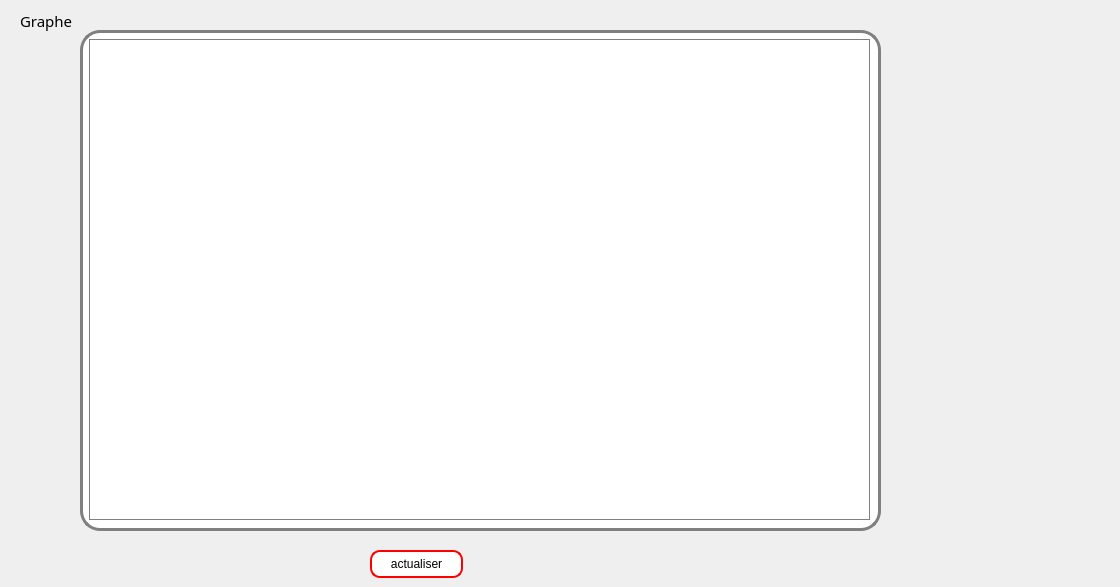
       <widget class="QWidget" name="tab_8">
        <attribute name="title">
         <string>graphe</string>
        </attribute>
        <widget class="QFrame" name="frame_6">
         <property name="geometry">
          <rect>
           <x>80</x>
           <y>30</y>
           <width>801</width>
           <height>501</height>
          </rect>
         </property>
         <property name="styleSheet">
          <string notr="true">background-color: rgb(255, 255, 255);
font: 30pt &quot;Impact&quot;;
color: rgb(255, 0, 4);


border: 3px solid gray;
border-radius: 20px;
background: white;</string>
         </property>
         <property name="frameShape">
          <enum>QFrame::StyledPanel</enum>
         </property>
         <property name="frameShadow">
          <enum>QFrame::Raised</enum>
         </property>
         <widget class="QFrame" name="graphe1">
          <property name="geometry">
           <rect>
            <x>9</x>
            <y>9</y>
            <width>781</width>
            <height>481</height>
           </rect>
          </property>
          <property name="styleSheet">
           <string notr="true">background-color: rgb(255, 255, 255);
font: 30pt &quot;Impact&quot;;
color: rgb(255, 0, 4);


border: 1px solid gray;
border-radius: 0px;
background: white;</string>
          </property>
          <layout class="QHBoxLayout" name="horizontalLayout">
           <item>
            <layout class="QHBoxLayout" name="graphe"/>
           </item>
          </layout>
         </widget>
        </widget>
        <widget class="QFrame" name="frame_7">
         <property name="geometry">
          <rect>
           <x>930</x>
           <y>200</y>
           <width>181</width>
           <height>161</height>
          </rect>
         </property>
         <property name="styleSheet">
          <string notr="true">image: url(:/ressources/icons8-statistiques-100.png);

border:0px solid red;
</string>
         </property>
         <property name="frameShape">
          <enum>QFrame::StyledPanel</enum>
         </property>
         <property name="frameShadow">
          <enum>QFrame::Raised</enum>
         </property>
        </widget>
        <widget class="QLabel" name="label_10">
         <property name="geometry">
          <rect>
           <x>20</x>
           <y>10</y>
           <width>161</width>
           <height>21</height>
          </rect>
         </property>
         <property name="font">
          <font>
           <family>Arial Rounded MT Bold</family>
           <pointsize>11</pointsize>
           <weight>50</weight>
           <italic>false</italic>
           <bold>false</bold>
          </font>
         </property>
         <property name="styleSheet">
          <string notr="true">font: 11pt &quot;Arial Rounded MT Bold&quot;;
border:0px solid red;
</string>
         </property>
         <property name="text">
          <string>Graphe</string>
         </property>
        </widget>
        <widget class="QPushButton" name="graphebouton">
         <property name="geometry">
          <rect>
           <x>370</x>
           <y>550</y>
           <width>93</width>
           <height>28</height>
          </rect>
         </property>
         <property name="styleSheet">
          <string notr="true">QPushButton {
background-color: rgb(255, 255, 255);
color: rgb(0, 0, 0);
border-radius: 10px;
/*border-width: 3px;*/
   /* border-color: #E80F88;
    border-style: solid;*/
border: 2px solid red;
   /* border-radius: 10;*/
   /* padding: 4px;*/
    font-size: 12px;
    padding-left: 5px;
    padding-right: 5px;

}


QPushButton:hover {
background-color: qlineargradient(spread:pad, x1:0, y1:0, x2:0, y2:1, stop:0 rgb(200, 200, 255), stop:1 rgb(200, 200, 255));
color: rgb(255, 255, 255);
 border-color: #AF0171;
}</string>
         </property>
         <property name="text">
          <string>actualiser</string>
         </property>
        </widget>
       </widget>
